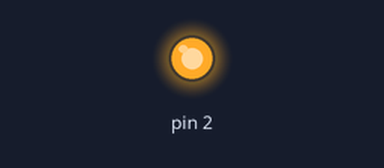
Recording of a sketch running on a simulated Arduino Uno, built with avr-gcc and run on an emulated ATmega328P. Shown: output pins drawn as LEDs (lit = HIGH). What the sketch prints to the serial monitor is not drawn.

Above: at 0.1 s.
At 4.6 s:
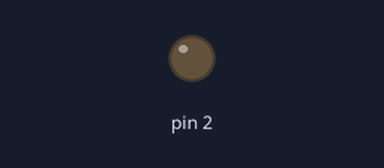
Timing chart, 0 to 6.1 s (numbered marks = the images above):
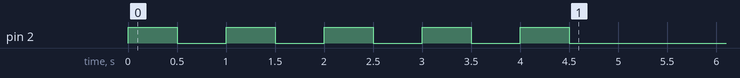

The sketch:

function.ino
```cpp
bool a = false;
int reset_button_dependent_led_blinker() {
   digitalWrite(2,HIGH);
  delay(500);
  digitalWrite(2,LOW);
  delay(500);
  digitalWrite(2,HIGH);
  delay(500);
  digitalWrite(2,LOW);
  delay(500);
  digitalWrite(2,HIGH);
  delay(500);
  digitalWrite(2,LOW);
  delay(500);
  digitalWrite(2,HIGH);
  delay(500);
  digitalWrite(2,LOW);
  delay(500);
  digitalWrite(2,HIGH);
  delay(500);
  digitalWrite(2,LOW);
  delay(500);
  return 120;
}

void setup() {
  pinMode(2,OUTPUT);
  Serial.begin(9600);
  a = reset_button_dependent_led_blinker();
  Serial.println(a);
}

void loop() {

}
```
